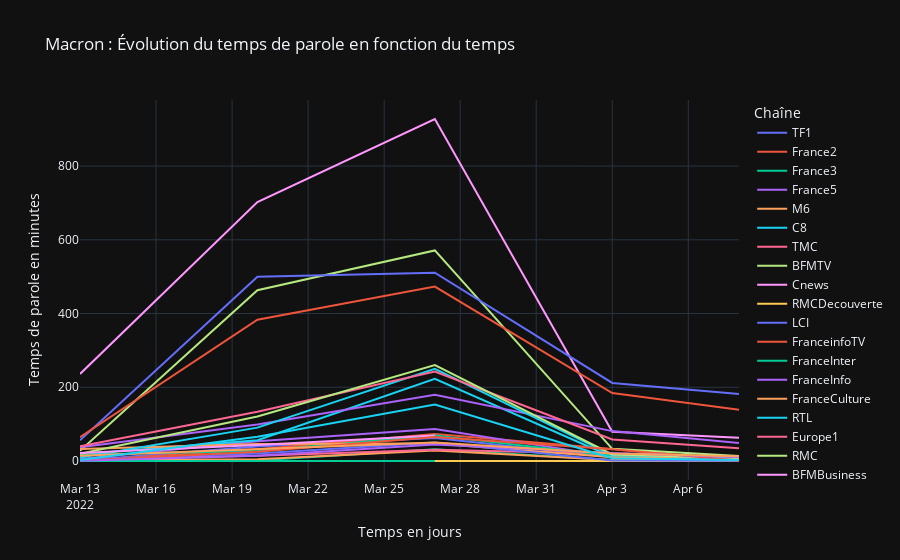

Notebook cell for this chart:
### Code cell
px.line(df_macron, x='Période', y="Somme", color='Chaîne', labels={
    "Période": "Temps en jours",
    "Somme": "Temps de parole en minutes",
    "Chaîne": "Chaîne"
}, title="Macron : Évolution du temps de parole en fonction du temps")

### Figure 1 — Plotly figure (JSON) as saved in the notebook; plotly's stock layout.template omitted (floating-point values rounded to 4 significant figures)
{"data": [{"hovertemplate": "Chaîne=TF1<br>Temps en jours=%{x}<br>Temps de parole en minutes=%{y}<extra></extra>", "legendgroup": "TF1", "line": {"color": "#636efa", "dash": "solid"}, "marker": {"symbol": "circle"}, "mode": "lines", "name": "TF1", "orientation": "v", "showlegend": true, "x": ["2022-03-13T00:00:00", "2022-03-20T00:00:00", "2022-03-27T00:00:00", "2022-04-03T00:00:00", "2022-04-08T00:00:00"], "xaxis": "x", "y": [1.617, 39.17, 62.4, 10.7, 0.6833], "yaxis": "y", "type": "scatter"}, {"hovertemplate": "Chaîne=France2<br>Temps en jours=%{x}<br>Temps de parole en minutes=%{y}<extra></extra>", "legendgroup": "France2", "line": {"color": "#EF553B", "dash": "solid"}, "marker": {"symbol": "circle"}, "mode": "lines", "name": "France2", "orientation": "v", "showlegend": true, "x": ["2022-03-13T00:00:00", "2022-03-20T00:00:00", "2022-03-27T00:00:00", "2022-04-03T00:00:00", "2022-04-08T00:00:00"], "xaxis": "x", "y": [0.6833, 31.72, 73.37, 32.77, 1.717], "yaxis": "y", "type": "scatter"}, {"hovertemplate": "Chaîne=France3<br>Temps en jours=%{x}<br>Temps de parole en minutes=%{y}<extra></extra>", "legendgroup": "France3", "line": {"color": "#00cc96", "dash": "solid"}, "marker": {"symbol": "circle"}, "mode": "lines", "name": "France3", "orientation": "v", "showlegend": true, "x": ["2022-03-13T00:00:00", "2022-03-20T00:00:00", "2022-03-27T00:00:00", "2022-04-03T00:00:00", "2022-04-08T00:00:00"], "xaxis": "x", "y": [0.9, 1.3, 32.08, 2.383, 1.217], "yaxis": "y", "type": "scatter"}, {"hovertemplate": "Chaîne=France5<br>Temps en jours=%{x}<br>Temps de parole en minutes=%{y}<extra></extra>", "legendgroup": "France5", "line": {"color": "#ab63fa", "dash": "solid"}, "marker": {"symbol": "circle"}, "mode": "lines", "name": "France5", "orientation": "v", "showlegend": true, "x": ["2022-03-13T00:00:00", "2022-03-20T00:00:00", "2022-03-27T00:00:00", "2022-04-03T00:00:00", "2022-04-08T00:00:00"], "xaxis": "x", "y": [5.667, 53.63, 86.77, 11.78, 8.417], "yaxis": "y", "type": "scatter"}, {"hovertemplate": "Chaîne=M6<br>Temps en jours=%{x}<br>Temps de parole en minutes=%{y}<extra></extra>", "legendgroup": "M6", "line": {"color": "#FFA15A", "dash": "solid"}, "marker": {"symbol": "circle"}, "mode": "lines", "name": "M6", "orientation": "v", "showlegend": true, "x": ["2022-03-13T00:00:00", "2022-03-20T00:00:00", "2022-03-27T00:00:00", "2022-04-03T00:00:00", "2022-04-08T00:00:00"], "xaxis": "x", "y": [2.617, 4.933, 28.42, 2.733, 1.9], "yaxis": "y", "type": "scatter"}, {"hovertemplate": "Chaîne=C8<br>Temps en jours=%{x}<br>Temps de parole en minutes=%{y}<extra></extra>", "legendgroup": "C8", "line": {"color": "#19d3f3", "dash": "solid"}, "marker": {"symbol": "circle"}, "mode": "lines", "name": "C8", "orientation": "v", "showlegend": true, "x": ["2022-03-13T00:00:00", "2022-03-20T00:00:00", "2022-03-27T00:00:00", "2022-04-03T00:00:00", "2022-04-08T00:00:00"], "xaxis": "x", "y": [18.37, 56.57, 222.9, 10.93, 9.783], "yaxis": "y", "type": "scatter"}, {"hovertemplate": "Chaîne=TMC<br>Temps en jours=%{x}<br>Temps de parole en minutes=%{y}<extra></extra>", "legendgroup": "TMC", "line": {"color": "#FF6692", "dash": "solid"}, "marker": {"symbol": "circle"}, "mode": "lines", "name": "TMC", "orientation": "v", "showlegend": true, "x": ["2022-03-13T00:00:00", "2022-03-20T00:00:00", "2022-03-27T00:00:00", "2022-04-03T00:00:00", "2022-04-08T00:00:00"], "xaxis": "x", "y": [4.733, 13.98, 30.5, 18.3, 11.22], "yaxis": "y", "type": "scatter"}, {"hovertemplate": "Chaîne=BFMTV<br>Temps en jours=%{x}<br>Temps de parole en minutes=%{y}<extra></extra>", "legendgroup": "BFMTV", "line": {"color": "#B6E880", "dash": "solid"}, "marker": {"symbol": "circle"}, "mode": "lines", "name": "BFMTV", "orientation": "v", "showlegend": true, "x": ["2022-03-13T00:00:00", "2022-03-20T00:00:00", "2022-03-27T00:00:00", "2022-04-03T00:00:00", "2022-04-08T00:00:00"], "xaxis": "x", "y": [27.87, 463.4, 571.1, 32.93, 13.75], "yaxis": "y", "type": "scatter"}, {"hovertemplate": "Chaîne=Cnews<br>Temps en jours=%{x}<br>Temps de parole en minutes=%{y}<extra></extra>", "legendgroup": "Cnews", "line": {"color": "#FF97FF", "dash": "solid"}, "marker": {"symbol": "circle"}, "mode": "lines", "name": "Cnews", "orientation": "v", "showlegend": true, "x": ["2022-03-13T00:00:00", "2022-03-20T00:00:00", "2022-03-27T00:00:00", "2022-04-03T00:00:00", "2022-04-08T00:00:00"], "xaxis": "x", "y": [236.0, 702.4, 927.6, 79.15, 63.02], "yaxis": "y", "type": "scatter"}, {"hovertemplate": "Chaîne=RMCDecouverte<br>Temps en jours=%{x}<br>Temps de parole en minutes=%{y}<extra></extra>", "legendgroup": "RMCDecouverte", "line": {"color": "#FECB52", "dash": "solid"}, "marker": {"symbol": "circle"}, "mode": "lines", "name": "RMCDecouverte", "orientation": "v", "showlegend": true, "x": ["2022-03-13T00:00:00", "2022-03-20T00:00:00", "2022-03-27T00:00:00"], "xaxis": "x", "y": [0.0, 0.0, 0.0], "yaxis": "y", "type": "scatter"}, {"hovertemplate": "Chaîne=LCI<br>Temps en jours=%{x}<br>Temps de parole en minutes=%{y}<extra></extra>", "legendgroup": "LCI", "line": {"color": "#636efa", "dash": "solid"}, "marker": {"symbol": "circle"}, "mode": "lines", "name": "LCI", "orientation": "v", "showlegend": true, "x": ["2022-03-13T00:00:00", "2022-03-20T00:00:00", "2022-03-27T00:00:00", "2022-04-03T00:00:00", "2022-04-08T00:00:00"], "xaxis": "x", "y": [55.95, 499.8, 510.8, 211.7, 182.0], "yaxis": "y", "type": "scatter"}, {"hovertemplate": "Chaîne=FranceinfoTV<br>Temps en jours=%{x}<br>Temps de parole en minutes=%{y}<extra></extra>", "legendgroup": "FranceinfoTV", "line": {"color": "#EF553B", "dash": "solid"}, "marker": {"symbol": "circle"}, "mode": "lines", "name": "FranceinfoTV", "orientation": "v", "showlegend": true, "x": ["2022-03-13T00:00:00", "2022-03-20T00:00:00", "2022-03-27T00:00:00", "2022-04-03T00:00:00", "2022-04-08T00:00:00"], "xaxis": "x", "y": [64.58, 383.3, 473.2, 184.3, 139.2], "yaxis": "y", "type": "scatter"}, {"hovertemplate": "Chaîne=FranceInter<br>Temps en jours=%{x}<br>Temps de parole en minutes=%{y}<extra></extra>", "legendgroup": "FranceInter", "line": {"color": "#00cc96", "dash": "solid"}, "marker": {"symbol": "circle"}, "mode": "lines", "name": "FranceInter", "orientation": "v", "showlegend": true, "x": ["2022-03-13T00:00:00", "2022-03-20T00:00:00", "2022-03-27T00:00:00", "2022-04-03T00:00:00", "2022-04-08T00:00:00"], "xaxis": "x", "y": [17.38, 27.03, 69.42, 14.45, 10.38], "yaxis": "y", "type": "scatter"}, {"hovertemplate": "Chaîne=FranceInfo<br>Temps en jours=%{x}<br>Temps de parole en minutes=%{y}<extra></extra>", "legendgroup": "FranceInfo", "line": {"color": "#ab63fa", "dash": "solid"}, "marker": {"symbol": "circle"}, "mode": "lines", "name": "FranceInfo", "orientation": "v", "showlegend": true, "x": ["2022-03-13T00:00:00", "2022-03-20T00:00:00", "2022-03-27T00:00:00", "2022-04-03T00:00:00", "2022-04-08T00:00:00"], "xaxis": "x", "y": [37.47, 99.18, 179.7, 81.07, 48.52], "yaxis": "y", "type": "scatter"}, {"hovertemplate": "Chaîne=FranceCulture<br>Temps en jours=%{x}<br>Temps de parole en minutes=%{y}<extra></extra>", "legendgroup": "FranceCulture", "line": {"color": "#FFA15A", "dash": "solid"}, "marker": {"symbol": "circle"}, "mode": "lines", "name": "FranceCulture", "orientation": "v", "showlegend": true, "x": ["2022-03-13T00:00:00", "2022-03-20T00:00:00", "2022-03-27T00:00:00", "2022-04-03T00:00:00", "2022-04-08T00:00:00"], "xaxis": "x", "y": [32.75, 45.9, 47.47, 10.27, 10.15], "yaxis": "y", "type": "scatter"}, {"hovertemplate": "Chaîne=RTL<br>Temps en jours=%{x}<br>Temps de parole en minutes=%{y}<extra></extra>", "legendgroup": "RTL", "line": {"color": "#19d3f3", "dash": "solid"}, "marker": {"symbol": "circle"}, "mode": "lines", "name": "RTL", "orientation": "v", "showlegend": true, "x": ["2022-03-13T00:00:00", "2022-03-20T00:00:00", "2022-03-27T00:00:00", "2022-04-03T00:00:00", "2022-04-08T00:00:00"], "xaxis": "x", "y": [9.167, 90.52, 249.8, 15.45, 9.85], "yaxis": "y", "type": "scatter"}, {"hovertemplate": "Chaîne=Europe1<br>Temps en jours=%{x}<br>Temps de parole en minutes=%{y}<extra></extra>", "legendgroup": "Europe1", "line": {"color": "#FF6692", "dash": "solid"}, "marker": {"symbol": "circle"}, "mode": "lines", "name": "Europe1", "orientation": "v", "showlegend": true, "x": ["2022-03-13T00:00:00", "2022-03-20T00:00:00", "2022-03-27T00:00:00", "2022-04-03T00:00:00", "2022-04-08T00:00:00"], "xaxis": "x", "y": [39.63, 133.8, 242.8, 58.3, 34.77], "yaxis": "y", "type": "scatter"}, {"hovertemplate": "Chaîne=RMC<br>Temps en jours=%{x}<br>Temps de parole en minutes=%{y}<extra></extra>", "legendgroup": "RMC", "line": {"color": "#B6E880", "dash": "solid"}, "marker": {"symbol": "circle"}, "mode": "lines", "name": "RMC", "orientation": "v", "showlegend": true, "x": ["2022-03-13T00:00:00", "2022-03-20T00:00:00", "2022-03-27T00:00:00", "2022-04-03T00:00:00", "2022-04-08T00:00:00"], "xaxis": "x", "y": [19.4, 120.5, 260.1, 17.8, 8.167], "yaxis": "y", "type": "scatter"}, {"hovertemplate": "Chaîne=BFMBusiness<br>Temps en jours=%{x}<br>Temps de parole en minutes=%{y}<extra></extra>", "legendgroup": "BFMBusiness", "line": {"color": "#FF97FF", "dash": "solid"}, "marker": {"symbol": "circle"}, "mode": "lines", "name": "BFMBusiness", "orientation": "v", "showlegend": true, "x": ["2022-03-13T00:00:00", "2022-03-20T00:00:00", "2022-03-27T00:00:00"], "xaxis": "x", "y": [21.88, 43.2, 69.4], "yaxis": "y", "type": "scatter"}, {"hovertemplate": "Chaîne=RadioClassique<br>Temps en jours=%{x}<br>Temps de parole en minutes=%{y}<extra></extra>", "legendgroup": "RadioClassique", "line": {"color": "#FECB52", "dash": "solid"}, "marker": {"symbol": "circle"}, "mode": "lines", "name": "RadioClassique", "orientation": "v", "showlegend": true, "x": ["2022-03-13T00:00:00", "2022-03-20T00:00:00", "2022-03-27T00:00:00", "2022-04-03T00:00:00", "2022-04-08T00:00:00"], "xaxis": "x", "y": [0.0, 0.0, 0.0, 0.0, 0.0], "yaxis": "y", "type": "scatter"}, {"hovertemplate": "Chaîne=SudRadio<br>Temps en jours=%{x}<br>Temps de parole en minutes=%{y}<extra></extra>", "legendgroup": "SudRadio", "line": {"color": "#636efa", "dash": "solid"}, "marker": {"symbol": "circle"}, "mode": "lines", "name": "SudRadio", "orientation": "v", "showlegend": true, "x": ["2022-03-13T00:00:00", "2022-03-20T00:00:00", "2022-03-27T00:00:00", "2022-04-03T00:00:00", "2022-04-08T00:00:00"], "xaxis": "x", "y": [4.0, 20.43, 50.5, 1.667, 0.7667], "yaxis": "y", "type": "scatter"}, {"hovertemplate": "Chaîne=TV5Monde<br>Temps en jours=%{x}<br>Temps de parole en minutes=%{y}<extra></extra>", "legendgroup": "TV5Monde", "line": {"color": "#EF553B", "dash": "solid"}, "marker": {"symbol": "circle"}, "mode": "lines", "name": "TV5Monde", "orientation": "v", "showlegend": true, "x": ["2022-03-13T00:00:00", "2022-03-20T00:00:00", "2022-03-27T00:00:00", "2022-04-03T00:00:00", "2022-04-08T00:00:00"], "xaxis": "x", "y": [0.65, 25.07, 64.77, 32.12, 1.067], "yaxis": "y", "type": "scatter"}, {"hovertemplate": "Chaîne=Euronews<br>Temps en jours=%{x}<br>Temps de parole en minutes=%{y}<extra></extra>", "legendgroup": "Euronews", "line": {"color": "#00cc96", "dash": "solid"}, "marker": {"symbol": "circle"}, "mode": "lines", "name": "Euronews", "orientation": "v", "showlegend": true, "x": ["2022-03-13T00:00:00", "2022-03-20T00:00:00", "2022-03-27T00:00:00"], "xaxis": "x", "y": [0.0, 0.0, 0.0], "yaxis": "y", "type": "scatter"}, {"hovertemplate": "Chaîne=RFI<br>Temps en jours=%{x}<br>Temps de parole en minutes=%{y}<extra></extra>", "legendgroup": "RFI", "line": {"color": "#ab63fa", "dash": "solid"}, "marker": {"symbol": "circle"}, "mode": "lines", "name": "RFI", "orientation": "v", "showlegend": true, "x": ["2022-03-13T00:00:00", "2022-03-20T00:00:00", "2022-03-27T00:00:00", "2022-04-03T00:00:00", "2022-04-08T00:00:00"], "xaxis": "x", "y": [0.7333, 14.22, 44.52, 21.67, 10.4], "yaxis": "y", "type": "scatter"}, {"hovertemplate": "Chaîne=France24<br>Temps en jours=%{x}<br>Temps de parole en minutes=%{y}<extra></extra>", "legendgroup": "France24", "line": {"color": "#FFA15A", "dash": "solid"}, "marker": {"symbol": "circle"}, "mode": "lines", "name": "France24", "orientation": "v", "showlegend": true, "x": ["2022-03-13T00:00:00", "2022-03-20T00:00:00", "2022-03-27T00:00:00", "2022-04-03T00:00:00", "2022-04-08T00:00:00"], "xaxis": "x", "y": [13.92, 31.55, 50.05, 20.32, 13.07], "yaxis": "y", "type": "scatter"}, {"hovertemplate": "Chaîne=RMC Story<br>Temps en jours=%{x}<br>Temps de parole en minutes=%{y}<extra></extra>", "legendgroup": "RMC Story", "line": {"color": "#19d3f3", "dash": "solid"}, "marker": {"symbol": "circle"}, "mode": "lines", "name": "RMC Story", "orientation": "v", "showlegend": true, "x": ["2022-03-13T00:00:00", "2022-03-20T00:00:00", "2022-03-27T00:00:00", "2022-04-03T00:00:00", "2022-04-08T00:00:00"], "xaxis": "x", "y": [2.733, 65.53, 153.2, 7.767, 2.933], "yaxis": "y", "type": "scatter"}], "layout": {"xaxis": {"anchor": "y", "domain": [0.0, 1.0], "title": {"text": "Temps en jours"}}, "yaxis": {"anchor": "x", "domain": [0.0, 1.0], "title": {"text": "Temps de parole en minutes"}}, "legend": {"title": {"text": "Chaîne"}, "tracegroupgap": 0}, "title": {"text": "Macron : Évolution du temps de parole en fonction du temps"}}}
